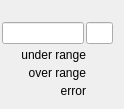
   <widget class="QWidget" name="page_4">
    <attribute name="label">
     <string>Ch 5</string>
    </attribute>
    <widget class="caFrame" name="caframe_9">
     <property name="geometry">
      <rect>
       <x>0</x>
       <y>20</y>
       <width>115</width>
       <height>80</height>
      </rect>
     </property>
     <property name="macro">
      <string notr="true">CH=5,IOC=$(IOC),MasterID=$(MasterID),SlaveID=$(SlaveID),HWType=$(HWType)</string>
     </property>
     <layout class="QGridLayout" name="gridLayout_14">
      <property name="leftMargin">
       <number>2</number>
      </property>
      <property name="topMargin">
       <number>2</number>
      </property>
      <property name="rightMargin">
       <number>2</number>
      </property>
      <property name="bottomMargin">
       <number>2</number>
      </property>
      <property name="spacing">
       <number>2</number>
      </property>
      <item row="0" column="0">
       <layout class="QHBoxLayout" name="horizontalLayout_8" stretch="3,1">
        <item>
         <widget class="caLineEdit" name="calineedit_15">
          <property name="alignment">
           <set>Qt::AlignRight|Qt::AlignTrailing|Qt::AlignVCenter</set>
          </property>
          <property name="channel" stdset="0">
           <string notr="true">$(IOC):m$(MasterID)s$(SlaveID)-AI0$(CH)</string>
          </property>
          <property name="background">
           <color alpha="0">
            <red>160</red>
            <green>160</green>
            <blue>164</blue>
           </color>
          </property>
          <property name="colorMode">
           <enum>caLineEdit::Static</enum>
          </property>
          <property name="precisionMode">
           <enum>caLineEdit::Channel</enum>
          </property>
         </widget>
        </item>
        <item>
         <widget class="caLineEdit" name="calineedit_16">
          <property name="channel" stdset="0">
           <string notr="true">$(IOC):m$(MasterID)s$(SlaveID)-AI0$(CH).EGU</string>
          </property>
          <property name="background">
           <color alpha="0">
            <red>160</red>
            <green>160</green>
            <blue>164</blue>
           </color>
          </property>
          <property name="colorMode">
           <enum>caLineEdit::Static</enum>
          </property>
          <property name="precisionMode">
           <enum>caLineEdit::User</enum>
          </property>
         </widget>
        </item>
       </layout>
      </item>
      <item row="1" column="0">
       <layout class="QGridLayout" name="gridLayout_8" columnstretch="10,3">
        <property name="spacing">
         <number>2</number>
        </property>
        <item row="1" column="0">
         <widget class="caLabel" name="calabel_25">
          <property name="toolTip">
           <string/>
          </property>
          <property name="text">
           <string>over range</string>
          </property>
          <property name="textFormat">
           <enum>Qt::PlainText</enum>
          </property>
          <property name="alignment">
           <set>Qt::AlignBottom|Qt::AlignRight|Qt::AlignTrailing</set>
          </property>
         </widget>
        </item>
        <item row="0" column="1">
         <widget class="caLed" name="caled_24">
          <property name="toolTip">
           <string>&lt;html&gt;&lt;head/&gt;&lt;body&gt;&lt;p&gt;E-Bus Power Status&lt;/p&gt;&lt;/body&gt;&lt;/html&gt;</string>
          </property>
          <property name="rectangular">
           <bool>true</bool>
          </property>
          <property name="gradientEnabled">
           <bool>false</bool>
          </property>
          <property name="ledWidth">
           <number>16</number>
          </property>
          <property name="ledHeight">
           <number>16</number>
          </property>
          <property name="channel" stdset="0">
           <string notr="true">$(IOC):m$(MasterID)s$(SlaveID)-AI0$(CH)-UndrLimAlrm</string>
          </property>
          <property name="colorMode">
           <enum>caLed::Static</enum>
          </property>
          <property name="falseColor">
           <color>
            <red>170</red>
            <green>0</green>
            <blue>0</blue>
           </color>
          </property>
          <property name="trueColor">
           <color>
            <red>0</red>
            <green>85</green>
            <blue>0</blue>
           </color>
          </property>
          <property name="trueValue">
           <string notr="true">0</string>
          </property>
          <property name="falseValue">
           <string notr="true">1</string>
          </property>
         </widget>
        </item>
        <item row="2" column="1">
         <widget class="caLed" name="caled_25">
          <property name="toolTip">
           <string/>
          </property>
          <property name="rectangular">
           <bool>true</bool>
          </property>
          <property name="gradientEnabled">
           <bool>false</bool>
          </property>
          <property name="ledWidth">
           <number>16</number>
          </property>
          <property name="ledHeight">
           <number>16</number>
          </property>
          <property name="channel" stdset="0">
           <string notr="true">$(IOC):m$(MasterID)s$(SlaveID)-AI0$(CH)-ErrAlrm</string>
          </property>
          <property name="colorMode">
           <enum>caLed::Static</enum>
          </property>
          <property name="falseColor">
           <color>
            <red>170</red>
            <green>0</green>
            <blue>0</blue>
           </color>
          </property>
          <property name="trueColor">
           <color>
            <red>0</red>
            <green>85</green>
            <blue>0</blue>
           </color>
          </property>
          <property name="trueValue">
           <string notr="true">0</string>
          </property>
          <property name="falseValue">
           <string notr="true">1</string>
          </property>
         </widget>
        </item>
        <item row="2" column="0">
         <widget class="caLabel" name="calabel_26">
          <property name="toolTip">
           <string/>
          </property>
          <property name="text">
           <string>error</string>
          </property>
          <property name="textFormat">
           <enum>Qt::PlainText</enum>
          </property>
          <property name="alignment">
           <set>Qt::AlignBottom|Qt::AlignRight|Qt::AlignTrailing</set>
          </property>
         </widget>
        </item>
        <item row="0" column="0">
         <widget class="caLabel" name="calabel_27">
          <property name="toolTip">
           <string/>
          </property>
          <property name="text">
           <string>under range</string>
          </property>
          <property name="textFormat">
           <enum>Qt::PlainText</enum>
          </property>
          <property name="alignment">
           <set>Qt::AlignBottom|Qt::AlignRight|Qt::AlignTrailing</set>
          </property>
         </widget>
        </item>
        <item row="1" column="1">
         <widget class="caLed" name="caled_26">
          <property name="toolTip">
           <string/>
          </property>
          <property name="rectangular">
           <bool>true</bool>
          </property>
          <property name="gradientEnabled">
           <bool>false</bool>
          </property>
          <property name="ledWidth">
           <number>16</number>
          </property>
          <property name="ledHeight">
           <number>16</number>
          </property>
          <property name="channel" stdset="0">
           <string notr="true">$(IOC):m$(MasterID)s$(SlaveID)-AI0$(CH)-OvrLimAlrm</string>
          </property>
          <property name="colorMode">
           <enum>caLed::Static</enum>
          </property>
          <property name="falseColor">
           <color>
            <red>170</red>
            <green>0</green>
            <blue>0</blue>
           </color>
          </property>
          <property name="trueColor">
           <color>
            <red>0</red>
            <green>85</green>
            <blue>0</blue>
           </color>
          </property>
          <property name="trueValue">
           <string notr="true">0</string>
          </property>
          <property name="falseValue">
           <string notr="true">1</string>
          </property>
         </widget>
        </item>
       </layout>
      </item>
     </layout>
    </widget>
   </widget>
